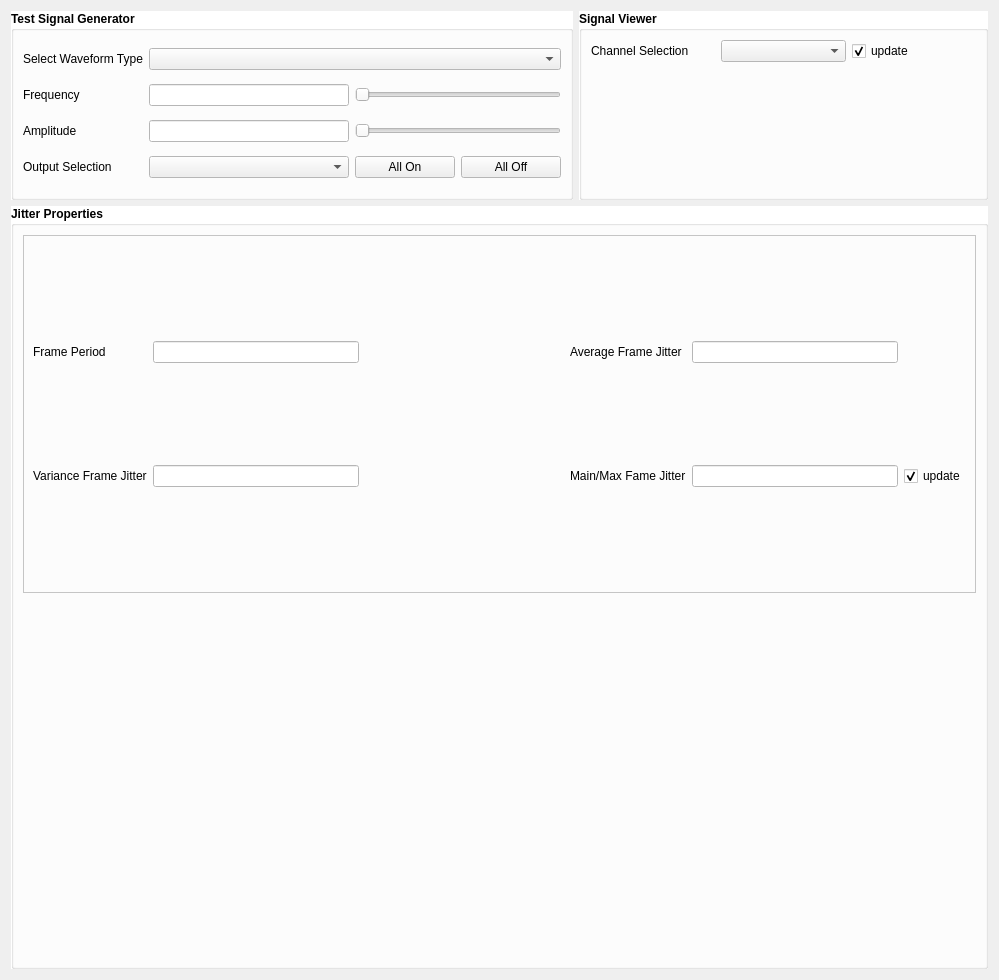
<?xml version="1.0" encoding="UTF-8"?>
<ui version="4.0">
 <class>widget_measureJitter</class>
 <widget class="QWidget" name="widget_measureJitter">
  <property name="geometry">
   <rect>
    <x>0</x>
    <y>0</y>
    <width>999</width>
    <height>980</height>
   </rect>
  </property>
  <property name="windowTitle">
   <string>Form</string>
  </property>
  <layout class="QGridLayout" name="gridLayout_3" rowstretch="1,20" columnstretch="1,3">
   <item row="0" column="0">
    <widget class="QGroupBox" name="groupBox">
     <property name="palette">
      <palette>
       <active>
        <colorrole role="Base">
         <brush brushstyle="SolidPattern">
          <color alpha="255">
           <red>255</red>
           <green>255</green>
           <blue>255</blue>
          </color>
         </brush>
        </colorrole>
        <colorrole role="Window">
         <brush brushstyle="SolidPattern">
          <color alpha="255">
           <red>255</red>
           <green>255</green>
           <blue>255</blue>
          </color>
         </brush>
        </colorrole>
       </active>
       <inactive>
        <colorrole role="Base">
         <brush brushstyle="SolidPattern">
          <color alpha="255">
           <red>255</red>
           <green>255</green>
           <blue>255</blue>
          </color>
         </brush>
        </colorrole>
        <colorrole role="Window">
         <brush brushstyle="SolidPattern">
          <color alpha="255">
           <red>255</red>
           <green>255</green>
           <blue>255</blue>
          </color>
         </brush>
        </colorrole>
       </inactive>
       <disabled>
        <colorrole role="Base">
         <brush brushstyle="SolidPattern">
          <color alpha="255">
           <red>255</red>
           <green>255</green>
           <blue>255</blue>
          </color>
         </brush>
        </colorrole>
        <colorrole role="Window">
         <brush brushstyle="SolidPattern">
          <color alpha="255">
           <red>255</red>
           <green>255</green>
           <blue>255</blue>
          </color>
         </brush>
        </colorrole>
       </disabled>
      </palette>
     </property>
     <property name="font">
      <font>
       <weight>75</weight>
       <bold>true</bold>
      </font>
     </property>
     <property name="autoFillBackground">
      <bool>true</bool>
     </property>
     <property name="title">
      <string>Test Signal Generator</string>
     </property>
     <layout class="QGridLayout" name="gridLayout">
      <item row="2" column="0">
       <widget class="QLabel" name="label_13">
        <property name="font">
         <font>
          <weight>50</weight>
          <bold>false</bold>
         </font>
        </property>
        <property name="text">
         <string>Amplitude</string>
        </property>
       </widget>
      </item>
      <item row="2" column="1">
       <widget class="QLineEdit" name="lineEdit_amplitude">
        <property name="font">
         <font>
          <weight>50</weight>
          <bold>false</bold>
         </font>
        </property>
       </widget>
      </item>
      <item row="2" column="2" colspan="2">
       <widget class="QSlider" name="horizontalSlider_amplitude">
        <property name="font">
         <font>
          <weight>50</weight>
          <bold>false</bold>
         </font>
        </property>
        <property name="maximum">
         <number>100</number>
        </property>
        <property name="orientation">
         <enum>Qt::Horizontal</enum>
        </property>
       </widget>
      </item>
      <item row="3" column="2">
       <widget class="QPushButton" name="pushButton_outputallon">
        <property name="minimumSize">
         <size>
          <width>100</width>
          <height>0</height>
         </size>
        </property>
        <property name="font">
         <font>
          <weight>50</weight>
          <bold>false</bold>
         </font>
        </property>
        <property name="text">
         <string>All On</string>
        </property>
       </widget>
      </item>
      <item row="0" column="0">
       <widget class="QLabel" name="label_5">
        <property name="font">
         <font>
          <weight>50</weight>
          <bold>false</bold>
         </font>
        </property>
        <property name="text">
         <string>Select Waveform Type</string>
        </property>
       </widget>
      </item>
      <item row="3" column="1">
       <widget class="QComboBox" name="comboBox_outputchannel">
        <property name="font">
         <font>
          <weight>50</weight>
          <bold>false</bold>
         </font>
        </property>
       </widget>
      </item>
      <item row="0" column="1" colspan="3">
       <widget class="QComboBox" name="comboBox_waveformType">
        <property name="font">
         <font>
          <weight>50</weight>
          <bold>false</bold>
         </font>
        </property>
       </widget>
      </item>
      <item row="3" column="0">
       <widget class="QLabel" name="label_15">
        <property name="font">
         <font>
          <weight>50</weight>
          <bold>false</bold>
         </font>
        </property>
        <property name="text">
         <string>Output Selection</string>
        </property>
       </widget>
      </item>
      <item row="3" column="3">
       <widget class="QPushButton" name="pushButton_outputalloff">
        <property name="minimumSize">
         <size>
          <width>100</width>
          <height>0</height>
         </size>
        </property>
        <property name="font">
         <font>
          <weight>50</weight>
          <bold>false</bold>
         </font>
        </property>
        <property name="text">
         <string>All Off</string>
        </property>
       </widget>
      </item>
      <item row="1" column="0">
       <widget class="QLabel" name="label">
        <property name="font">
         <font>
          <weight>50</weight>
          <bold>false</bold>
         </font>
        </property>
        <property name="text">
         <string>Frequency</string>
        </property>
       </widget>
      </item>
      <item row="1" column="1">
       <widget class="QLineEdit" name="lineEdit_frequency">
        <property name="minimumSize">
         <size>
          <width>200</width>
          <height>0</height>
         </size>
        </property>
        <property name="font">
         <font>
          <weight>50</weight>
          <bold>false</bold>
         </font>
        </property>
       </widget>
      </item>
      <item row="1" column="2" colspan="2">
       <widget class="QSlider" name="horizontalSlider_frequency">
        <property name="font">
         <font>
          <weight>50</weight>
          <bold>false</bold>
         </font>
        </property>
        <property name="maximum">
         <number>100</number>
        </property>
        <property name="orientation">
         <enum>Qt::Horizontal</enum>
        </property>
       </widget>
      </item>
     </layout>
    </widget>
   </item>
   <item row="0" column="1">
    <widget class="QGroupBox" name="groupBox_2">
     <property name="palette">
      <palette>
       <active>
        <colorrole role="Base">
         <brush brushstyle="SolidPattern">
          <color alpha="255">
           <red>255</red>
           <green>255</green>
           <blue>255</blue>
          </color>
         </brush>
        </colorrole>
        <colorrole role="Window">
         <brush brushstyle="SolidPattern">
          <color alpha="255">
           <red>255</red>
           <green>255</green>
           <blue>255</blue>
          </color>
         </brush>
        </colorrole>
       </active>
       <inactive>
        <colorrole role="Base">
         <brush brushstyle="SolidPattern">
          <color alpha="255">
           <red>255</red>
           <green>255</green>
           <blue>255</blue>
          </color>
         </brush>
        </colorrole>
        <colorrole role="Window">
         <brush brushstyle="SolidPattern">
          <color alpha="255">
           <red>255</red>
           <green>255</green>
           <blue>255</blue>
          </color>
         </brush>
        </colorrole>
       </inactive>
       <disabled>
        <colorrole role="Base">
         <brush brushstyle="SolidPattern">
          <color alpha="255">
           <red>255</red>
           <green>255</green>
           <blue>255</blue>
          </color>
         </brush>
        </colorrole>
        <colorrole role="Window">
         <brush brushstyle="SolidPattern">
          <color alpha="255">
           <red>255</red>
           <green>255</green>
           <blue>255</blue>
          </color>
         </brush>
        </colorrole>
       </disabled>
      </palette>
     </property>
     <property name="font">
      <font>
       <weight>75</weight>
       <bold>true</bold>
      </font>
     </property>
     <property name="autoFillBackground">
      <bool>true</bool>
     </property>
     <property name="title">
      <string>Signal Viewer</string>
     </property>
     <layout class="QGridLayout" name="gridLayout_2">
      <item row="0" column="1">
       <widget class="QComboBox" name="comboBox_observeChannel">
        <property name="font">
         <font>
          <weight>50</weight>
          <bold>false</bold>
         </font>
        </property>
       </widget>
      </item>
      <item row="0" column="0">
       <widget class="QLabel" name="label_2">
        <property name="font">
         <font>
          <weight>50</weight>
          <bold>false</bold>
         </font>
        </property>
        <property name="text">
         <string>Channel Selection</string>
        </property>
       </widget>
      </item>
      <item row="0" column="2">
       <widget class="QCheckBox" name="checkBox_updateChannel">
        <property name="font">
         <font>
          <weight>50</weight>
          <bold>false</bold>
         </font>
        </property>
        <property name="text">
         <string>update</string>
        </property>
        <property name="checked">
         <bool>true</bool>
        </property>
       </widget>
      </item>
      <item row="1" column="0" colspan="3">
       <widget class="QwtPlot" name="qwtPlot_sig">
        <property name="minimumSize">
         <size>
          <width>0</width>
          <height>120</height>
         </size>
        </property>
        <property name="font">
         <font>
          <weight>50</weight>
          <bold>false</bold>
         </font>
        </property>
       </widget>
      </item>
     </layout>
    </widget>
   </item>
   <item row="1" column="0" colspan="2">
    <widget class="QGroupBox" name="groupBox_3">
     <property name="minimumSize">
      <size>
       <width>0</width>
       <height>100</height>
      </size>
     </property>
     <property name="palette">
      <palette>
       <active>
        <colorrole role="Base">
         <brush brushstyle="SolidPattern">
          <color alpha="255">
           <red>255</red>
           <green>255</green>
           <blue>255</blue>
          </color>
         </brush>
        </colorrole>
        <colorrole role="Window">
         <brush brushstyle="SolidPattern">
          <color alpha="255">
           <red>255</red>
           <green>255</green>
           <blue>255</blue>
          </color>
         </brush>
        </colorrole>
       </active>
       <inactive>
        <colorrole role="Base">
         <brush brushstyle="SolidPattern">
          <color alpha="255">
           <red>255</red>
           <green>255</green>
           <blue>255</blue>
          </color>
         </brush>
        </colorrole>
        <colorrole role="Window">
         <brush brushstyle="SolidPattern">
          <color alpha="255">
           <red>255</red>
           <green>255</green>
           <blue>255</blue>
          </color>
         </brush>
        </colorrole>
       </inactive>
       <disabled>
        <colorrole role="Base">
         <brush brushstyle="SolidPattern">
          <color alpha="255">
           <red>255</red>
           <green>255</green>
           <blue>255</blue>
          </color>
         </brush>
        </colorrole>
        <colorrole role="Window">
         <brush brushstyle="SolidPattern">
          <color alpha="255">
           <red>255</red>
           <green>255</green>
           <blue>255</blue>
          </color>
         </brush>
        </colorrole>
       </disabled>
      </palette>
     </property>
     <property name="font">
      <font>
       <weight>75</weight>
       <bold>true</bold>
      </font>
     </property>
     <property name="autoFillBackground">
      <bool>true</bool>
     </property>
     <property name="title">
      <string>Jitter Properties</string>
     </property>
     <layout class="QVBoxLayout" name="verticalLayout">
      <item>
       <widget class="QFrame" name="frame">
        <property name="minimumSize">
         <size>
          <width>0</width>
          <height>100</height>
         </size>
        </property>
        <property name="frameShape">
         <enum>QFrame::StyledPanel</enum>
        </property>
        <property name="frameShadow">
         <enum>QFrame::Raised</enum>
        </property>
        <layout class="QGridLayout" name="gridLayout_4">
         <item row="1" column="0">
          <widget class="QLabel" name="label_4">
           <property name="font">
            <font>
             <weight>50</weight>
             <bold>false</bold>
            </font>
           </property>
           <property name="text">
            <string>Variance Frame Jitter</string>
           </property>
          </widget>
         </item>
         <item row="0" column="2">
          <spacer name="horizontalSpacer">
           <property name="orientation">
            <enum>Qt::Horizontal</enum>
           </property>
           <property name="sizeHint" stdset="0">
            <size>
             <width>40</width>
             <height>20</height>
            </size>
           </property>
          </spacer>
         </item>
         <item row="1" column="3">
          <widget class="QLabel" name="label_7">
           <property name="font">
            <font>
             <weight>50</weight>
             <bold>false</bold>
            </font>
           </property>
           <property name="text">
            <string>Main/Max Fame Jitter</string>
           </property>
          </widget>
         </item>
         <item row="1" column="4">
          <widget class="QLineEdit" name="lineEdit_minmaxDeltaT">
           <property name="font">
            <font>
             <weight>50</weight>
             <bold>false</bold>
            </font>
           </property>
          </widget>
         </item>
         <item row="0" column="1">
          <widget class="QLineEdit" name="lineEdit_theoDeltaT">
           <property name="font">
            <font>
             <weight>50</weight>
             <bold>false</bold>
            </font>
           </property>
          </widget>
         </item>
         <item row="0" column="0">
          <widget class="QLabel" name="label_3">
           <property name="font">
            <font>
             <weight>50</weight>
             <bold>false</bold>
            </font>
           </property>
           <property name="text">
            <string>Frame Period</string>
           </property>
          </widget>
         </item>
         <item row="0" column="3">
          <widget class="QLabel" name="label_6">
           <property name="font">
            <font>
             <weight>50</weight>
             <bold>false</bold>
            </font>
           </property>
           <property name="text">
            <string>Average Frame Jitter</string>
           </property>
          </widget>
         </item>
         <item row="1" column="1">
          <widget class="QLineEdit" name="lineEdit_varianceDeltaT">
           <property name="font">
            <font>
             <weight>50</weight>
             <bold>false</bold>
            </font>
           </property>
          </widget>
         </item>
         <item row="1" column="5">
          <widget class="QCheckBox" name="checkBox_updateTiming">
           <property name="font">
            <font>
             <weight>50</weight>
             <bold>false</bold>
            </font>
           </property>
           <property name="text">
            <string>update</string>
           </property>
           <property name="checked">
            <bool>true</bool>
           </property>
          </widget>
         </item>
         <item row="0" column="4">
          <widget class="QLineEdit" name="lineEdit_avrgDeltaT">
           <property name="font">
            <font>
             <weight>50</weight>
             <bold>false</bold>
            </font>
           </property>
          </widget>
         </item>
        </layout>
       </widget>
      </item>
      <item>
       <widget class="QwtPlot" name="qwtPlot_timing">
        <property name="font">
         <font>
          <weight>50</weight>
          <bold>false</bold>
         </font>
        </property>
       </widget>
      </item>
     </layout>
    </widget>
   </item>
  </layout>
 </widget>
 <customwidgets>
  <customwidget>
   <class>QwtPlot</class>
   <extends>QFrame</extends>
   <header>qwt_plot.h</header>
   <container>1</container>
  </customwidget>
 </customwidgets>
 <resources/>
 <connections>
  <connection>
   <sender>comboBox_waveformType</sender>
   <signal>activated(int)</signal>
   <receiver>widget_measureJitter</receiver>
   <slot>selected_waveformType(int)</slot>
   <hints>
    <hint type="sourcelabel">
     <x>294</x>
     <y>59</y>
    </hint>
    <hint type="destinationlabel">
     <x>453</x>
     <y>0</y>
    </hint>
   </hints>
  </connection>
  <connection>
   <sender>lineEdit_amplitude</sender>
   <signal>editingFinished()</signal>
   <receiver>widget_measureJitter</receiver>
   <slot>changed_amplitude()</slot>
   <hints>
    <hint type="sourcelabel">
     <x>202</x>
     <y>130</y>
    </hint>
    <hint type="destinationlabel">
     <x>0</x>
     <y>153</y>
    </hint>
   </hints>
  </connection>
  <connection>
   <sender>horizontalSlider_amplitude</sender>
   <signal>sliderReleased()</signal>
   <receiver>widget_measureJitter</receiver>
   <slot>modify_amplitude()</slot>
   <hints>
    <hint type="sourcelabel">
     <x>294</x>
     <y>131</y>
    </hint>
    <hint type="destinationlabel">
     <x>489</x>
     <y>0</y>
    </hint>
   </hints>
  </connection>
  <connection>
   <sender>comboBox_outputchannel</sender>
   <signal>activated(int)</signal>
   <receiver>widget_measureJitter</receiver>
   <slot>selected_output(int)</slot>
   <hints>
    <hint type="sourcelabel">
     <x>202</x>
     <y>166</y>
    </hint>
    <hint type="destinationlabel">
     <x>0</x>
     <y>119</y>
    </hint>
   </hints>
  </connection>
  <connection>
   <sender>pushButton_outputallon</sender>
   <signal>clicked()</signal>
   <receiver>widget_measureJitter</receiver>
   <slot>clicked_outputallon()</slot>
   <hints>
    <hint type="sourcelabel">
     <x>248</x>
     <y>168</y>
    </hint>
    <hint type="destinationlabel">
     <x>0</x>
     <y>1</y>
    </hint>
   </hints>
  </connection>
  <connection>
   <sender>pushButton_outputalloff</sender>
   <signal>clicked()</signal>
   <receiver>widget_measureJitter</receiver>
   <slot>clicked_outputalloff()</slot>
   <hints>
    <hint type="sourcelabel">
     <x>294</x>
     <y>168</y>
    </hint>
    <hint type="destinationlabel">
     <x>0</x>
     <y>252</y>
    </hint>
   </hints>
  </connection>
  <connection>
   <sender>lineEdit_frequency</sender>
   <signal>editingFinished()</signal>
   <receiver>widget_measureJitter</receiver>
   <slot>changed_frequency()</slot>
   <hints>
    <hint type="sourcelabel">
     <x>166</x>
     <y>78</y>
    </hint>
    <hint type="destinationlabel">
     <x>25</x>
     <y>-6</y>
    </hint>
   </hints>
  </connection>
  <connection>
   <sender>horizontalSlider_frequency</sender>
   <signal>sliderReleased()</signal>
   <receiver>widget_measureJitter</receiver>
   <slot>modify_frequency()</slot>
   <hints>
    <hint type="sourcelabel">
     <x>238</x>
     <y>78</y>
    </hint>
    <hint type="destinationlabel">
     <x>274</x>
     <y>-9</y>
    </hint>
   </hints>
  </connection>
  <connection>
   <sender>comboBox_observeChannel</sender>
   <signal>activated(int)</signal>
   <receiver>widget_measureJitter</receiver>
   <slot>select_observationChannel(int)</slot>
   <hints>
    <hint type="sourcelabel">
     <x>915</x>
     <y>44</y>
    </hint>
    <hint type="destinationlabel">
     <x>1003</x>
     <y>77</y>
    </hint>
   </hints>
  </connection>
 </connections>
 <slots>
  <slot>selected_waveformType(int)</slot>
  <slot>changed_amplitude()</slot>
  <slot>modify_amplitude()</slot>
  <slot>selected_output(int)</slot>
  <slot>clicked_outputallon()</slot>
  <slot>clicked_outputalloff()</slot>
  <slot>changed_frequency()</slot>
  <slot>modify_frequency()</slot>
  <slot>select_observationChannel(int)</slot>
 </slots>
</ui>
